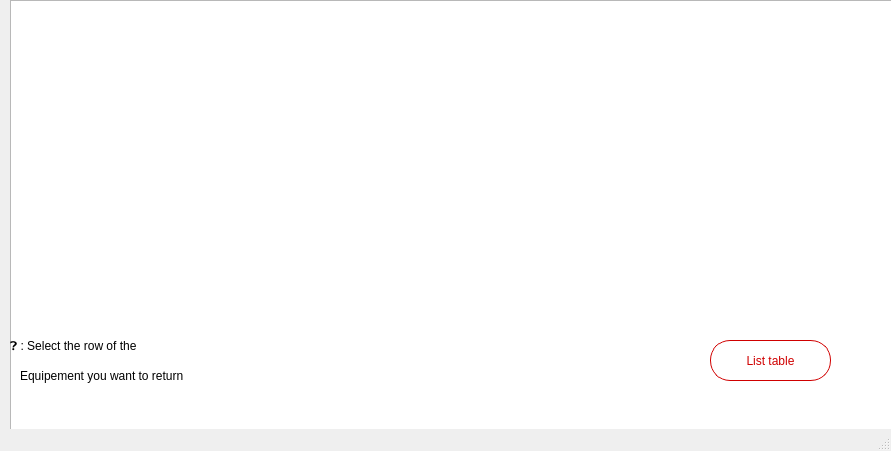
<?xml version="1.0" encoding="UTF-8"?>
<ui version="4.0">
 <class>returnequipmentwindow</class>
 <widget class="QMainWindow" name="returnequipmentwindow">
  <property name="geometry">
   <rect>
    <x>0</x>
    <y>0</y>
    <width>891</width>
    <height>451</height>
   </rect>
  </property>
  <property name="windowTitle">
   <string>MainWindow</string>
  </property>
  <widget class="QWidget" name="centralwidget">
   <widget class="QTableView" name="tableView">
    <property name="geometry">
     <rect>
      <x>10</x>
      <y>0</y>
      <width>891</width>
      <height>451</height>
     </rect>
    </property>
   </widget>
   <widget class="QPushButton" name="list">
    <property name="geometry">
     <rect>
      <x>710</x>
      <y>340</y>
      <width>121</width>
      <height>41</height>
     </rect>
    </property>
    <property name="styleSheet">
     <string notr="true">QPushButton{color:#D00000;
border-radius:20px;
border: 1px solid #D00000;
font: 75 12pt &quot;8514oem&quot;;
}
QPushButton:hover {
    background: #D00000;
	color:white;
	
	
}
</string>
    </property>
    <property name="text">
     <string>List table</string>
    </property>
   </widget>
   <widget class="QLabel" name="label">
    <property name="geometry">
     <rect>
      <x>10</x>
      <y>300</y>
      <width>471</width>
      <height>91</height>
     </rect>
    </property>
    <property name="styleSheet">
     <string notr="true">font: 75 12pt &quot;8514oem&quot;;
</string>
    </property>
    <property name="text">
     <string>❓ : Select the row of the </string>
    </property>
   </widget>
   <widget class="QLabel" name="label_2">
    <property name="geometry">
     <rect>
      <x>20</x>
      <y>340</y>
      <width>291</width>
      <height>71</height>
     </rect>
    </property>
    <property name="styleSheet">
     <string notr="true">font: 75 12pt &quot;8514oem&quot;;
</string>
    </property>
    <property name="text">
     <string>Equipement you want to return</string>
    </property>
   </widget>
  </widget>
  <widget class="QMenuBar" name="menubar">
   <property name="geometry">
    <rect>
     <x>0</x>
     <y>0</y>
     <width>891</width>
     <height>26</height>
    </rect>
   </property>
  </widget>
  <widget class="QStatusBar" name="statusbar"/>
 </widget>
 <resources/>
 <connections/>
</ui>
